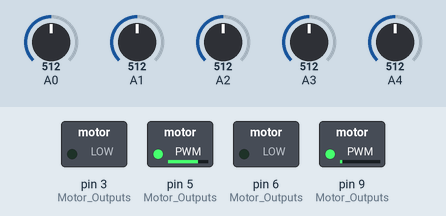
Simulated run of this sketch. Board: Arduino Uno, built with avr-gcc and run on an emulated ATmega328P. Parts: switched loads named in the sketch (green lamp = pin HIGH). The inputs (shaded band) are chosen by the test bench; at power-on: A0 = 512, A1 = 512, A2 = 512, A3 = 512, A4 = 512.

Above: at 1.2 s.
1.3 s: A0 set to 710
At 2.5 s:
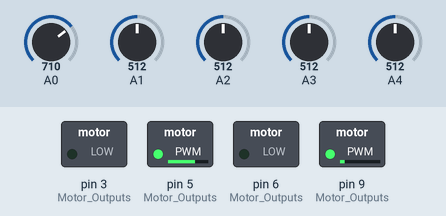
2.8 s: A1 set to 710
At 3.8 s:
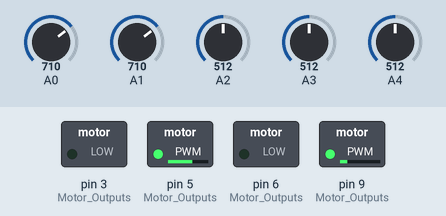
4.3 s: A1 set to 690
At 5.0 s:
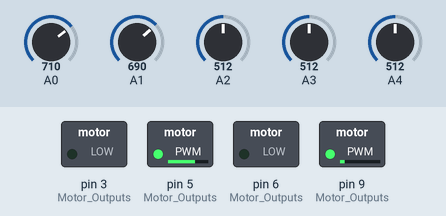
Timing chart, 0 to 7.3 s (numbered marks = the images above; inputs shaded):
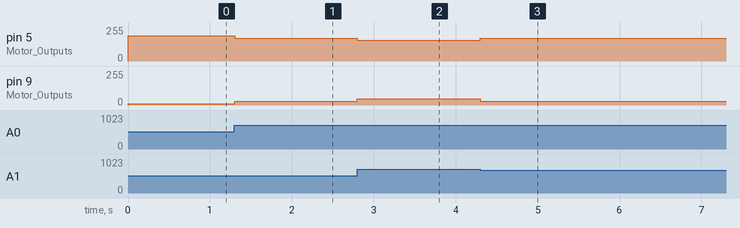

Measured:
- after the input at 1.3 s, pin 5 (Motor_Outputs): 190/255 → 172/255 at once; pin 9 (Motor_Outputs): 10/255 → 28/255 at once
- after the input at 2.8 s, pin 5 (Motor_Outputs): 172/255 → 154/255 at once; pin 9 (Motor_Outputs): 28/255 → 46/255 at once
- after the input at 4.3 s, pin 5 (Motor_Outputs): 154/255 → 172/255 at once; pin 9 (Motor_Outputs): 46/255 → 28/255 at once

The sketch:

Meshmerize_final.ino
```cpp
#include<StackArray.h>

#define cut 650
#define maxNodes 200
#define motorSpeed 110

#define NUM_SENSORS             5  // number of sensors used
#define NUM_SAMPLES_PER_SENSOR  4  // average 4 analog samples per sensor reading
#define EMITTER_PIN             2  // emitter is controlled by digital pin 2

unsigned int sensorValues[NUM_SENSORS];
unsigned int threshold[5] = {638, 641, 743, 757, 683};
float Kp=18,Ki=0.02,Kd=160;
float error=0, P=0, I=0, D=0, PID_value=0;
float previous_error=0, previous_I=0;
int initial_motor_speed=100;

int absDir = 1;
int preDir = 1;
int curDir = 1;
int sensor[8] = {0, 0, 0, 0, 0, 0, 0, 0};
int i = 0;

int dryPath[maxNodes];
int finalPath[maxNodes];
int finalPathLength = 0;

void setup() {
  Serial.begin(9600);
  pinMode(9, OUTPUT);  //Motor Outputs
  pinMode(6, OUTPUT);  //Motor Outputs
  pinMode(5, OUTPUT);  //Motor Outputs
  pinMode(3, OUTPUT);  //Motor Outputs
  pinMode(8, INPUT);   //Extra Digital Sensor Input
}

void loop(){
  forward();
}

void readSensorValue() {

  sensorValues[4] = analogRead(A0);
  sensorValues[3] = analogRead(A1);
  sensorValues[2] = analogRead(A2);
  sensorValues[1] = analogRead(A3);
  sensorValues[0] = analogRead(A4);

  for (int i = 0; i < 5; i++)
  {
    sensorValues[i] = (sensorValues[i]  > 700);
    sensor[i] = sensorValues[i];
  }
}

void forward() {
  readSensorValue();

  if((sensor[0]==0)&&(sensor[1]==0)&&(sensor[2]==0)&&(sensor[3]==0)&&(sensor[4]==1))
    error=4;
  else if((sensor[0]==0)&&(sensor[1]==0)&&(sensor[2]==0)&&(sensor[3]==1)&&(sensor[4]==1))
    error=3;
  else if((sensor[0]==0)&&(sensor[1]==0)&&(sensor[2]==1)&&(sensor[3]==1)&&(sensor[4]==1))
    error=2;
  else if((sensor[0]==0)&&(sensor[1]==0)&&(sensor[2]==1)&&(sensor[3]==1)&&(sensor[4]==0))
    error=1;
  else if((sensor[0]==0)&&(sensor[1]==1)&&(sensor[2]==1)&&(sensor[3]==1)&&(sensor[4]==0))
    error=0;
  else if((sensor[0]==0)&&(sensor[1]==1)&&(sensor[2]==1)&&(sensor[3]==0)&&(sensor[4]==0))
    error=-1;
  else if((sensor[0]==1)&&(sensor[1]==1)&&(sensor[2]==1)&&(sensor[3]==0)&&(sensor[4]==0))
    error=-2;
  else if((sensor[0]==1)&&(sensor[1]==1)&&(sensor[2]==0)&&(sensor[3]==0)&&(sensor[4]==0))
    error=-3;
  else if((sensor[0]==1)&&(sensor[1]==0)&&(sensor[2]==0)&&(sensor[3]==0)&&(sensor[4]==0))
    error=-4;
  else if((sensor[0]==0)&&(sensor[1]==0)&&(sensor[2]==0)&&(sensor[3]==0)&&(sensor[4]==0))
    if(error==-4)
      error=-5;
    else
      error=5;

    P = error;
    I = I + previous_I;
    D = error-previous_error;

    PID_value = (Kp*P) + (Ki*I) + (Kd*D);

    previous_I=I;
    previous_error=error;

    int left_motor_speed = initial_motor_speed-PID_value;
    int right_motor_speed = initial_motor_speed+PID_value;

    constrain(left_motor_speed,0,255);
    constrain(right_motor_speed,0,255);

    analogWrite(5,right_motor_speed);   //Left Motor Speed
    analogWrite(3,0);  //Right Motor Speed
    analogWrite(9,left_motor_speed);
    analogWrite(6,0);
}


//void halt() {
//  analogWrite(9, 0);
//  analogWrite(6, 0);
//  analogWrite(5, 0);
//  analogWrite(3, 0);
//}
//
//void rightTurn() {
//  while(!(sensor[0] == 0 && sensor[1] == 0 && sensor[2] == 1 && sensor[3] == 0 && sensor[4] == 0)) {
//    readSensorValue();
//    analogWrite(9,100);  // Positive Polarity: Left Motor: More speed.
//    analogWrite(6,0);
//    analogWrite(5,0);
//    analogWrite(3,100);   // Negative Polarity: Right Motor: Less speed.
//  }
//}
//
//void leftTurn() {
//  while(!(sensor[0] == 0 && sensor[1] == 0 && sensor[2] == 1 && sensor[3] == 0 && sensor[4] == 0)) {
//    readSensorValue();
//    analogWrite(9,0);
//    analogWrite(6,100);   // Negative Polarity: Left Motor: Less speed.
//    analogWrite(5,100);  // Positive Polarity: Right Motor: More speed.
//    analogWrite(3,0);
//  }
//}
//
//void aboutTurn() {
//  while(!(sensor[0] == 0 && sensor[1] == 0 && sensor[2] == 1 && sensor[3] == 0 && sensor[4] == 0)) {
//    readSensorValue();
//    analogWrite(10,100);  // Positive Polarity: Left Motor: Equal speed: Rotating at same place.
//    analogWrite(11,0);
//    analogWrite(12,0);
//    analogWrite(13,100);  // Negative Polarity: Right Motor: Equal speed: Rotating at same place.
//  }
//}
//
//int relCurDirPref(int p, int d) {
//  if(d == 2) {
//    if(p == 2) {
//      return 2;
//    } else if (p == 4) {
//      return 2;
//    } else if (p == 1) {
//      return 3;
//    } else if (p == 3) {
//      return 1;
//    }
//  } else if(d == 1) {
//    if(p == 2) {
//      return 1;
//    } else if (p == 4) {
//      return 3;
//    } else if (p == 1) {
//      return 2;
//    } else if (p == 3) {
//      return 4;
//    }
//  } else if(d == 3) {
//    if(p == 2) {
//      return 3;
//    } else if (p == 4) {
//      return 1;
//    } else if (p == 1) {
//      return 4;
//    } else if (p == 3) {
//      return 2;
//    }
//  } else if(d == 4) {
//    if(p == 2) {
//      return 4;
//    } else if (p == 4) {
//      return 4;
//    } else if (p == 1) {
//      return 1;
//    } else if (p == 3) {
//      return 3;
//    }
//  }
//}
//
//int absDirPref(int preDir, int curDir) {
//  if (preDir == 1)
//    return curDir;
//  else if (preDir == 2) {
//    if (curDir == 1)
//      return 1;
//    else if (curDir == 2)
//      return 4;
//    else if (curDir == 3)
//      return 2;
//    else if (curDir == 4)
//      return 3;
//  } else if (preDir == 3) {
//    if (curDir == 1)
//      return 3;
//    else if (curDir == 2)
//      return 2;
//    else if (curDir == 3)
//      return 4;
//    else if (curDir == 4)
//      return 1;
//  } else if (preDir == 4) {
//    if (curDir == 1)
//      return 2;
//    else if (curDir == 2)
//      return 3;
//    else if (curDir == 3)
//      return 1;
//    else if (curDir == 4)
//      return 4;
//  }
//}
//
//void finalRun(){
//  preDir = 2;
//  for(int index = 0; index < finalPathLength; index++) {
//    curDir = relCurDirPref(preDir, finalPath[index]);
//    preDir = curDir;
//    if (curDir == 1)
//      rightTurn();
//    else if (curDir == 3)
//      leftTurn();
//    else if (curDir == 4)
//      aboutTurn();
//    readSensorValue();
//    while (sensor[6] == 0 && sensor[7] == 0)
//      forward();
//  }
//  while(1)
//    digitalWrite(53, HIGH);
//}
//
//void explorePath() {
//  StackArray<int> finalStack;
//  finalStack.push(dryPath[0]);
//  for(int index = 1; index <= i; index++) {
//    int top = finalStack.pop();
//    if(dryPath[index] + top == 0)
//      continue;
//    else {
//      finalStack.push(top);
//      finalStack.push(dryPath[index]);
//    }
//  }
//  finalPathLength = finalStack.count();
//  for(int index = finalPathLength - 1; index >= 0; index--)
//    finalPath[index] = finalStack.pop();
//}
//
//void dryRun(){
//  while(1) {
//    readSensorValue();
//    while (sensor[6] == 0 && sensor[7] == 0)
//      forward();
//    if (sensor[0] == 1 && sensor[2] == 1 && sensor[4] == 1 && sensor[5] == 1 && sensor[6] == 1 && sensor[7] == 1) {
//      int t1 = millis();
//      int t2 = t1;
//      while((t2 - t1) < 500) {
//        forward();
//        t2 = millis();
//      }
//      if (sensor[0] == 1 && sensor[2] == 1 && sensor[4] == 1 && sensor[5] == 1 && sensor[6] == 1 && sensor[7] == 1) {
//        halt();
//        break;
//      }
//    }
//
//    if (sensor[7] == 1){
//      curDir = 1;
//      rightTurn();
//    } else if (sensor[2] == 1 || sensor[1] == 1 || sensor[3] == 1) {
//      curDir = 2;
//    } else if (sensor[6] == 1) {
//      curDir = 3;
//      leftTurn();
//    } else if (sensor[2] == 0) {
//      curDir = 4;
//      aboutTurn();
//    }
//
//    preDir = absDir;
//    absDir = absDirPref(preDir, curDir);
//    if (absDir == 1) {
//      dryPath[i] = 1;
//      i++;
//    } else if (absDir == 2) {
//      dryPath[i] = 2;
//      i++;
//    } else if (absDir == 3) {
//      dryPath[i] = -1;
//      i++;
//    } else if (absDir == 4) {
//      dryPath[i] = -2;
//      i++;
//    }
//  }
//
//  digitalWrite(53, HIGH);
//  explorePath();
//  while(digitalRead(43))
//    digitalWrite(53, HIGH);
//  digitalWrite(53, LOW);
//}
```
